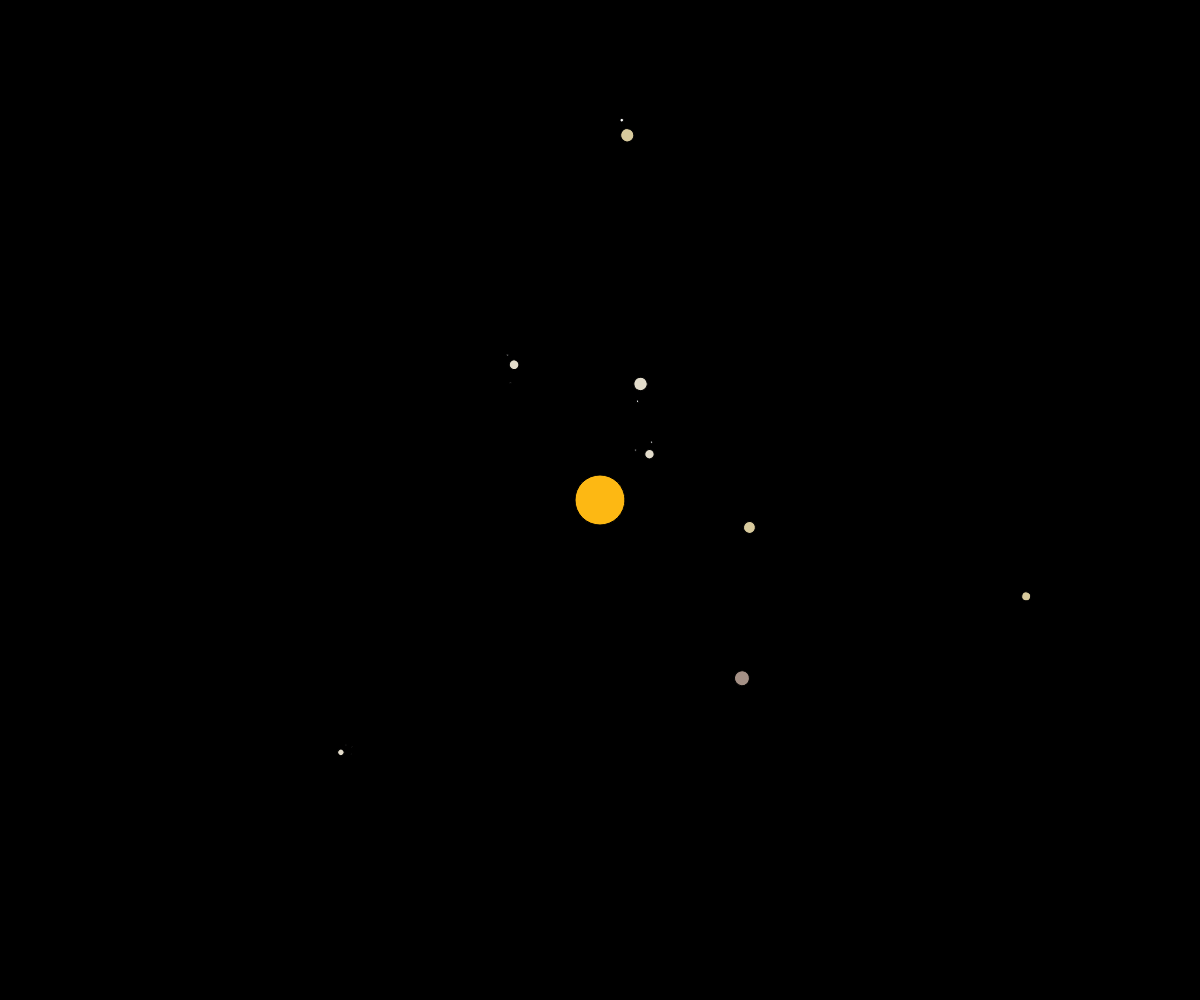
Frame 1 (no input)
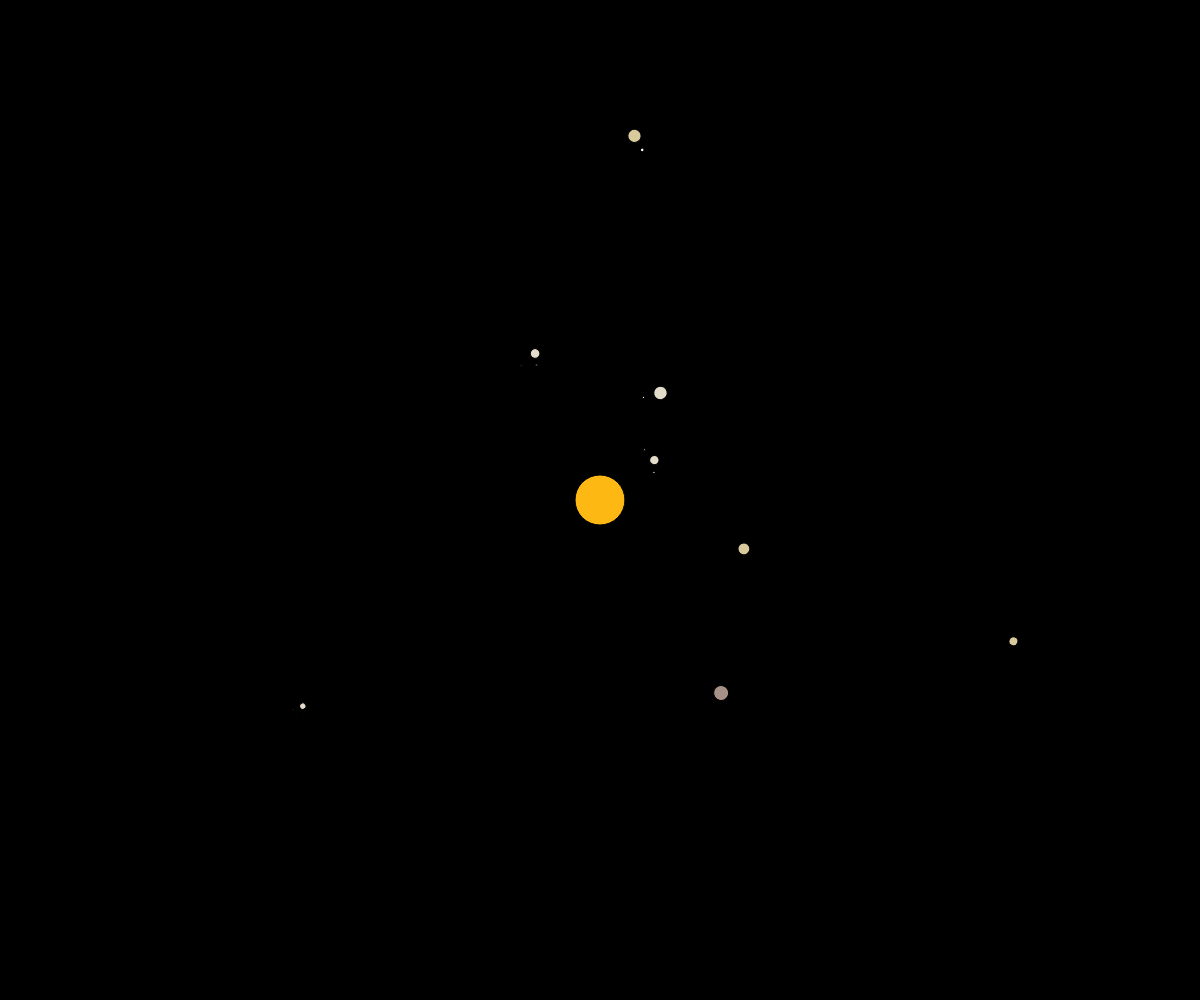
Frame 60 (no input)
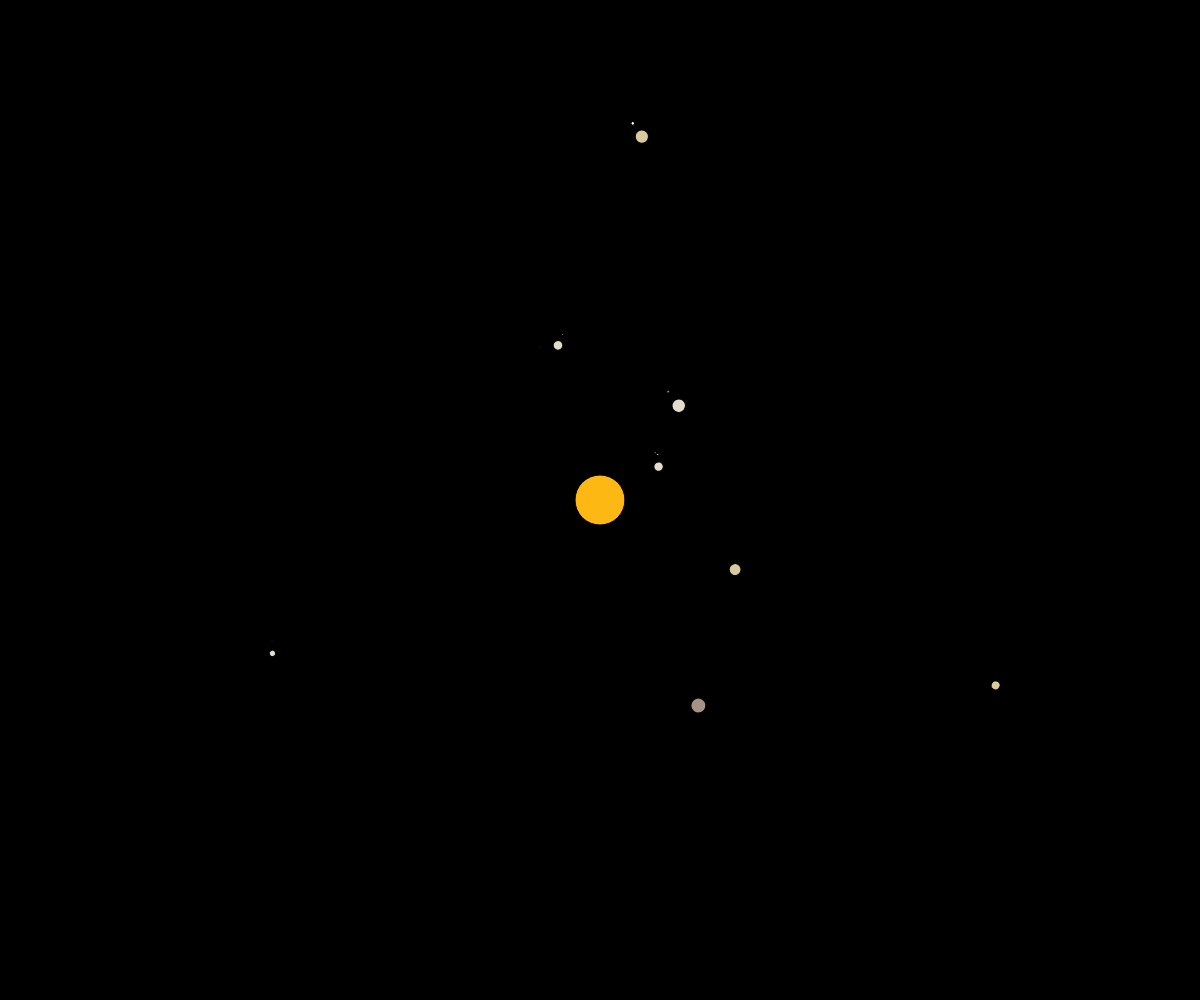
Frame 120 (the mouse pressed at the canvas centre since frame 60)

The p5.js sketch that drew these frames (run headless with seeded random() and noise() and a simulated clock; from frame 60 on, the mouse is pressed at the canvas centre):

// p5.js sketch
// ── sketch.js
var sun = new Sun(50);
var planet_colors = [[235,243,246],[227,220,203],[216,202,157],[165,145,134],[201,144,57]]

function setup() {
  createCanvas(windowWidth, windowHeight);
}


function draw() {
  background(0);
  translate(width / 2, height / 2);

  sun.spawn_planets(8);
  sun.show();
}


function Sun(radius) {
  this.radius = radius;
  this.planets = NaN;

  this.spawn_planets = function(total) {
    if (!this.planets && total > 0) {
      this.planets = new Array(total);
      for (var idx = 0; idx < this.planets.length; idx++) {
        this.planets[idx] = this.generate_random_planet()
        this.planets[idx].spawn_moons();
      }
    }
  }

  this.generate_random_planet = function() {
    radius = this.radius * random(0.12, 0.33);
    distance = random(this.radius * .75, this.radius * 9);
    orbit_speed = random(0.0001, 0.004);
    moons = floor(random(0, 4));
    return new Planet(this.radius, radius, distance, orbit_speed, moons);
  }

  this.show = function() {
    fill(253, 184, 19);
    ellipse(0, 0, this.radius);

    if (this.planets) {
      for (var i = 0; i < this.planets.length; i++) {
        this.planets[i].show();
      }
    }
  }
}

function Planet(solar_radius, radius, distance, orbit_speed, moon_total) {
  this.radius = radius;
  this.distance = distance;
  this.angle = random(TWO_PI);
  this.orbit_speed = orbit_speed;
  this.moon_total = moon_total;
  this.moons = NaN;
  this.surface_color = planet_colors[floor(random(0, planet_colors.length - 1))];

  this.orbit = function() {
    this.angle = this.angle + this.orbit_speed;
  }

  this.spawn_moons = function() {
    if (!this.moons && this.moon_total > 0) {
      this.moons = new Array(this.moon_total);
      for (var idx = 0; idx < this.moons.length; idx++) {
        this.moons[idx] = this.generate_random_moon();
      }
    }
  }

  this.generate_random_moon = function() {
    radius = this.radius * random(0.12, 0.33);
    distance = random(this.radius * 1.15, this.radius * 2);
    orbit_speed = random(0.001, 0.06)
    return new Moon(radius, distance, orbit_speed);
  }

  this.show = function() {
    push();
    fill(this.surface_color);
    rotate(this.angle);
    translate(this.distance, 0);
    ellipse(0, 0, this.radius);
    this.orbit();
    if (this.moons) {
      for (var i = 0; i < this.moons.length; i++) {
        this.moons[i].show();
      }
    }

    pop();
  }
}


function Moon(radius, distance, orbit_speed) {
  this.radius = radius;
  this.distance = distance;
  this.angle = random(TWO_PI);
  this.orbit_speed = orbit_speed;
  this.color = (232,229,240);

  this.orbit = function() {
    this.angle = this.angle + this.orbit_speed;
  }

  this.show = function() {
    push();
    fill(255);
    rotate(this.angle);
    translate(this.distance, 0);
    ellipse(0, 0, this.radius);
    this.orbit()
    pop();
  }
}
